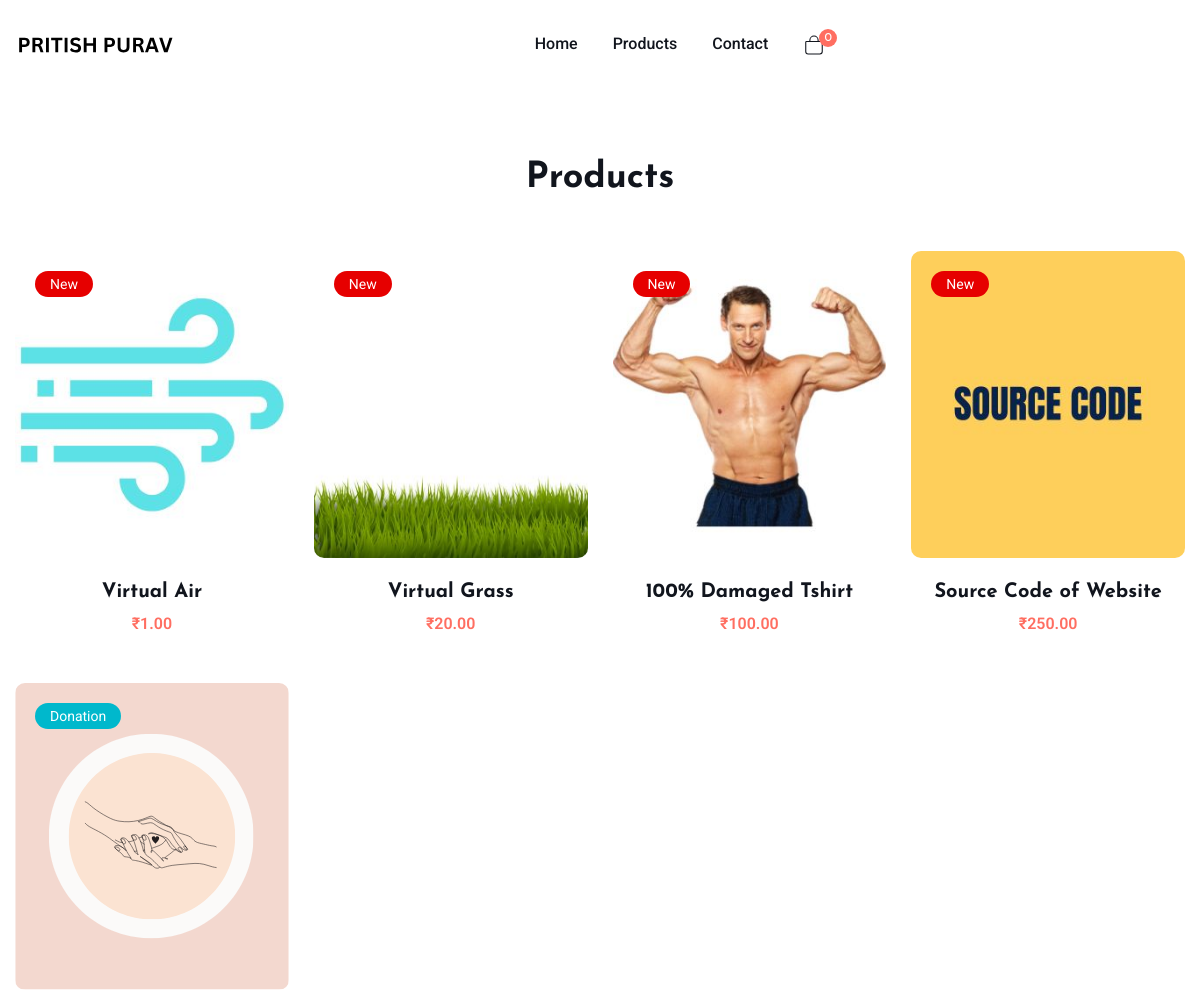
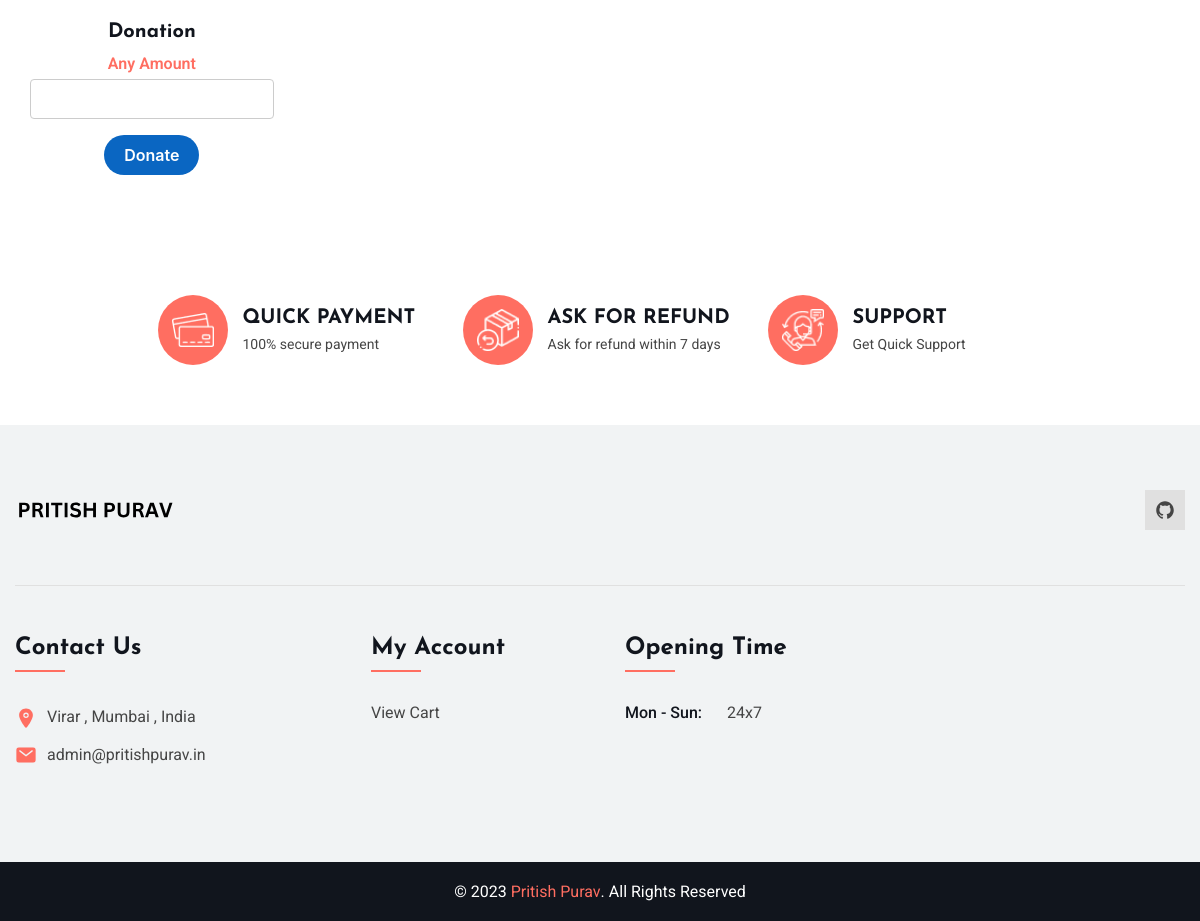
The app's page /shop/index.php with its own data (2 pictures, top to bottom).
### tables this page shows
CREATE TABLE `products` (
  `id` int(10) NOT NULL,
  `name` varchar(250) NOT NULL,
  `code` varchar(100) NOT NULL,
  `price` double(9,2) NOT NULL,
  `image` varchar(250) NOT NULL
);

### shop/index.php (the view, shortened to what this page needs)
<?php
   include ('db.php');
   ?>
<!DOCTYPE html>
<html lang="en">
   <head>
      <link rel="stylesheet" href="./assets/css/style.css">
   </head>
   <body id="top">
      <?php
         if (!empty($_SESSION["shopping_cart"])) {
             $cart_count = count(array_keys($_SESSION["shopping_cart"]));
         } else {
             $cart_count = 0;
         }
         ?>
      <header class="header" data-header>
         <div class="container">
            <a href="#" class="logo">
            <img src="./assets/images/logo.svg" width="160" height="50" alt=" logo">
            </a>
            <nav class="navbar" data-navbar>
               <ul class="navbar-list">
                  <li class="navbar-item">
                     <a href="https://www.pritishpurav.in/" class="navbar-link">Home</a>
                  </li>
                  <li class="navbar-item">
                     <a href="#" class="navbar-link">Products</a>
                  </li>
                  <li class="navbar-item">
                     <a href="https://www.pritishpurav.in/contact" class="navbar-link">Contact</a>
                  </li>
                  <li>
                     <a href="./cart.php" class="nav-action-btn">
                        <ion-icon name="bag-outline" aria-hidden="true"></ion-icon>
                        <data class="nav-action-badge"  aria-hidden="true"><?php echo $cart_count ?></data>
                     </a>
                  </li>
               </ul>
            </nav>
         </div>
      </header>
      <main>
      <article>
      <section class="section product">
         <div class="container">
         <h2 class="h2 section-title">Products</h2>
         <ul class="product-list">
            <?php
               $result = mysqli_query($con, "SELECT * FROM `products`");
               while ($row = mysqli_fetch_assoc($result)) {
                   if ($row['code'] != 'Donate01') {
                       echo "
                               <li class='product-item'>
                                         <div class='product-card' tabindex='0'>
                                           <figure class='card-banner'>
                                             <img src='./assets/images/" . $row['image'] . "' width='312' height='350' loading='lazy'
                                               alt='' class='image-contain'>
                                             <div class='card-badge'>New</div>
                                             <ul class='card-action-list'>
                                               <li class='card-action-item'>
                                               <form method='post' action=''>
                                                 <input type='hidden' name='code' value=" . $row['code'] . " />
                                                 <button type=submit class='card-action-btn' aria-labelledby='card-label-1'>
                                                   <ion-icon name='cart-outline'></ion-icon>
                                                 </button>
                                                 <div class='card-action-tooltip' id='card-label-1'>Add to Cart</div>
                                               </form>
                                             </ul>
                                           </figure>
                                           <div class='card-content'>
                                             <h3 class='h3 card-title'>
                                               <a href='#'>" . $row['name'] . "</a>
                                             </h3>
                                             <data class='card-price'>₹" . $row['price'] . "</data>
                                           </div>
                                         </div>
                                       </li>";
                   }
               }
               ?>
            <li class='product-item'>
               <div class='product-card' tabindex='0'>
                  <figure class='card-banner'>
                     <img src='./assets/images/donate.svg' loading='lazy'
                        alt='' class='image-contain'>
                     <div class='card-badge donate-badge'>Donation</div>
                  </figure>
                  <div class='card-content'>
                     <h3 class='h3 card-title'>
                        <a href='#'>Donation</a>
                     </h3>
                     <data class='card-price'>Any Amount</data>
                     <form method='post' action="">
                        <input required type="number" id="amount" min=1 name='price' >
                        <button type=submit class=donateBtn>Donate</button>
                     </form>
                  </div>
            </li>
         </ul>
         </div>
      </section>
      <section class="section service">
         <div class="container">
            <ul class="service-list">
               <li class="service-item">
                  <div class="service-card">
                     <div class="card-icon">
                        <img src="./assets/images/service-2.png" width="43" height="35" loading="lazy" alt="Service icon">
                     </div>
                     <div>
                        <h3 class="h4 card-title">Quick Payment</h3>
                        <p class="card-text">
                           100% secure payment
                        </p>
                     </div>
                  </div>
               </li>
               <li class="service-item">
                  <div class="service-card">
                     <div class="card-icon">
                        <img src="./assets/images/service-3.png" width="40" height="40" loading="lazy" alt="Service icon">
                     </div>
                     <div>
                        <h3 class="h4 card-title">Ask for refund</h3>
                        <p class="card-text">
                           Ask for refund within 7 days
                        </p>
                     </div>
                  </div>
               </li>
               <li class="service-item">
                  <div class="service-card">
                     <div class="card-icon">
                        <img src="./assets/images/service-4.png" width="40" height="40" loading="lazy" alt="Service icon">
                     </div>
                     <div>
                        <h3 class="h4 card-title">Support</h3>
                        <p class="card-text">
                           Get Quick Support
                        </p>
                     </div>
                  </div>
               </li>
            </ul>
         </div>
      </section>
      <footer class="footer">
         <div class="footer-top section">
            <div class="container">
               <div class="footer-brand">
                  <a href="#" class="logo">
                  <img src="./assets/images/logo.svg" width="160" height="50" alt=" logo">
                  </a>
                  <ul class="social-list">
                     <li>
                        <a href="https://github.com/pritish384" class="social-link">
                           <ion-icon name="logo-github"></ion-icon>
                        </a>
                     </li>
                  </ul>
               </div>
               <div class="footer-link-box">
                  <ul class="footer-list">
                     <li>
                        <p class="footer-list-title">Contact Us</p>
                     </li>
                     <li>
                        <address class="footer-link">
                           <ion-icon name="location"></ion-icon>
                           <span class="footer-link-text">
                           Virar , Mumbai , India
                           </span>
                        </address>
                     </li>
                     <li>
                        <a href="https://www.pritishpurav.in/contact" class="footer-link">
                           <ion-icon name="mail"></ion-icon>
                           <span class="footer-link-text">admin@pritishpurav.in</span>
                        </a>
                     </li>
                  </ul>
                  <ul class="footer-list">
                     <li>
                        <p class="footer-list-title">My Account</p>
                     </li>
                     <li>
                        <a href="./cart.php" class="footer-link">
                        <span class="footer-link-text">View Cart</span>
                        </a>
                     </li>
                  </ul>
                  <div class="footer-list">
                     <p class="footer-list-title">Opening Time</p>
                     <table class="footer-table">
                        <tbody>
                           <tr class="table-row">
                              <th class="table-head" scope="row">Mon - Sun:</th>
                              <td class="table-data">24x7</td>
                           </tr>
                        </tbody>
                     </table>
                  </div>
               </div>
            </div>
         </div>
         <div class="footer-bottom">
            <div class="container">
               <p class="copyright">
                  &copy; 2023 <a href="#" class="copyright-link">Pritish Purav</a>. All Rights Reserved
               </p>
            </div>
         </div>
      </footer>
   </body>
</html>

### records on screen
products: image (picture), name "Virtual Air", price "1.00"
products: image (picture), name "Virtual Grass", price "20.00"
products: image (picture), name "100% Damaged Tshirt", price "100.00"
products: image (picture), name "Source Code of Website", price "250.00"

### other values on screen
$cart_count "0"
